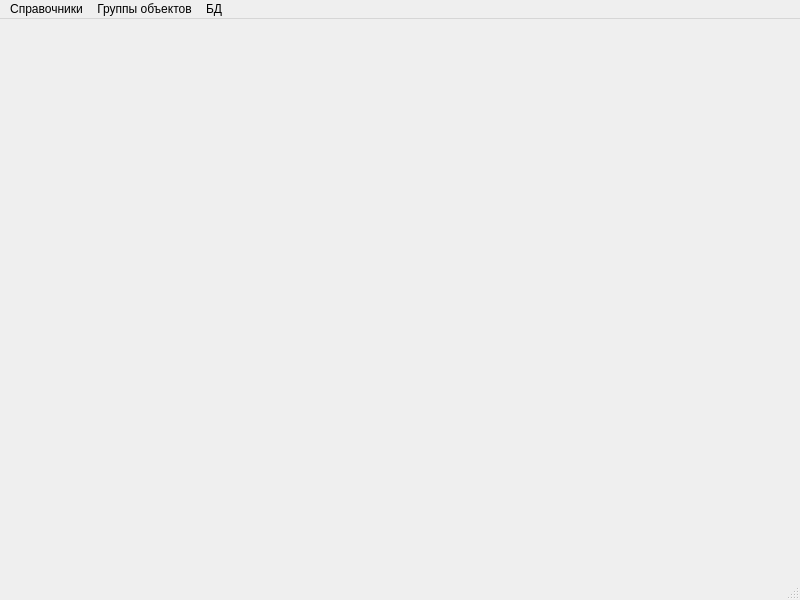
<?xml version="1.0" encoding="UTF-8"?>
<ui version="4.0">
 <class>MainWindow</class>
 <widget class="QMainWindow" name="MainWindow">
  <property name="geometry">
   <rect>
    <x>0</x>
    <y>0</y>
    <width>800</width>
    <height>600</height>
   </rect>
  </property>
  <property name="windowTitle">
   <string>Test AUS</string>
  </property>
  <widget class="QWidget" name="centralwidget">
   <layout class="QVBoxLayout" name="verticalLayout">
    <property name="spacing">
     <number>1</number>
    </property>
    <property name="leftMargin">
     <number>3</number>
    </property>
    <property name="topMargin">
     <number>3</number>
    </property>
    <property name="rightMargin">
     <number>3</number>
    </property>
    <property name="bottomMargin">
     <number>3</number>
    </property>
    <item>
     <widget class="QStackedWidget" name="stackedWidget">
      <widget class="QWidget" name="pageObjects"/>
      <widget class="QWidget" name="pageObjectTypes"/>
     </widget>
    </item>
   </layout>
  </widget>
  <widget class="QMenuBar" name="menubar">
   <property name="geometry">
    <rect>
     <x>0</x>
     <y>0</y>
     <width>800</width>
     <height>21</height>
    </rect>
   </property>
   <widget class="QMenu" name="menu">
    <property name="title">
     <string>Справочники</string>
    </property>
    <addaction name="actionObjects"/>
    <addaction name="separator"/>
    <addaction name="actionObjectTypes"/>
   </widget>
   <widget class="QMenu" name="menu_2">
    <property name="title">
     <string>БД</string>
    </property>
    <addaction name="actionDbConn"/>
   </widget>
   <widget class="QMenu" name="menu_3">
    <property name="title">
     <string>Группы объектов</string>
    </property>
    <addaction name="actionGroupDist"/>
    <addaction name="actionGroupName"/>
    <addaction name="actionGroupType"/>
    <addaction name="actionGroupDatereg"/>
   </widget>
   <addaction name="menu"/>
   <addaction name="menu_3"/>
   <addaction name="menu_2"/>
  </widget>
  <widget class="QStatusBar" name="statusbar"/>
  <action name="actionObjects">
   <property name="text">
    <string>Объекты</string>
   </property>
  </action>
  <action name="actionObjectTypes">
   <property name="text">
    <string>Типы</string>
   </property>
  </action>
  <action name="actionDbConn">
   <property name="text">
    <string>Подключение</string>
   </property>
  </action>
  <action name="actionGroupDist">
   <property name="text">
    <string>По расстоянию</string>
   </property>
  </action>
  <action name="actionGroupName">
   <property name="text">
    <string>По имени</string>
   </property>
  </action>
  <action name="actionGroupType">
   <property name="text">
    <string>По типу</string>
   </property>
  </action>
  <action name="actionGroupDatereg">
   <property name="text">
    <string>По времени создания</string>
   </property>
  </action>
 </widget>
 <resources/>
 <connections/>
</ui>
